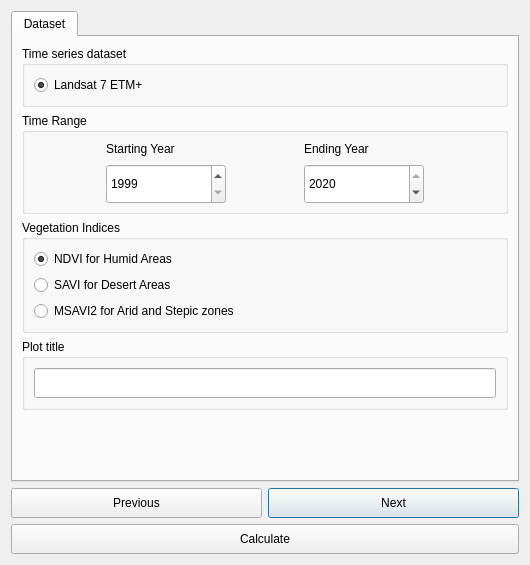
<?xml version="1.0" encoding="UTF-8"?>
<ui version="4.0">
 <class>DlgTimeseries</class>
 <widget class="QDialog" name="DlgTimeseries">
  <property name="geometry">
   <rect>
    <x>0</x>
    <y>0</y>
    <width>530</width>
    <height>565</height>
   </rect>
  </property>
  <property name="sizePolicy">
   <sizepolicy hsizetype="Fixed" vsizetype="Fixed">
    <horstretch>0</horstretch>
    <verstretch>0</verstretch>
   </sizepolicy>
  </property>
  <property name="windowTitle">
   <string>Plot time series</string>
  </property>
  <layout class="QVBoxLayout" name="verticalLayout_2">
   <item>
    <widget class="QTabWidget" name="TabBox">
     <property name="currentIndex">
      <number>0</number>
     </property>
     <widget class="QWidget" name="DatasetTab">
      <attribute name="title">
       <string>Dataset</string>
      </attribute>
      <layout class="QVBoxLayout" name="verticalLayout_4">
       <item>
        <widget class="QGroupBox" name="groupBox">
         <property name="title">
          <string>Time series dataset</string>
         </property>
         <layout class="QVBoxLayout" name="verticalLayout_3">
          <item>
           <widget class="QRadioButton" name="landsat7">
            <property name="text">
             <string>Landsat 7 ETM+</string>
            </property>
            <property name="checkable">
             <bool>true</bool>
            </property>
            <property name="checked">
             <bool>true</bool>
            </property>
           </widget>
          </item>
         </layout>
        </widget>
       </item>
       <item>
        <widget class="QGroupBox" name="groupBox_3">
         <property name="title">
          <string>Time Range</string>
         </property>
         <layout class="QGridLayout" name="gridLayout_2">
          <item row="1" column="0">
           <widget class="QDateEdit" name="year_start">
            <property name="sizePolicy">
             <sizepolicy hsizetype="Fixed" vsizetype="Fixed">
              <horstretch>0</horstretch>
              <verstretch>0</verstretch>
             </sizepolicy>
            </property>
            <property name="minimumSize">
             <size>
              <width>0</width>
              <height>40</height>
             </size>
            </property>
            <property name="maximumSize">
             <size>
              <width>120</width>
              <height>35</height>
             </size>
            </property>
            <property name="maximumDate">
             <date>
              <year>2020</year>
              <month>12</month>
              <day>31</day>
             </date>
            </property>
            <property name="minimumDate">
             <date>
              <year>1999</year>
              <month>1</month>
              <day>1</day>
             </date>
            </property>
            <property name="displayFormat">
             <string notr="true">yyyy</string>
            </property>
            <property name="date">
             <date>
              <year>1999</year>
              <month>1</month>
              <day>1</day>
             </date>
            </property>
           </widget>
          </item>
          <item row="1" column="1">
           <widget class="QDateEdit" name="year_end">
            <property name="sizePolicy">
             <sizepolicy hsizetype="Fixed" vsizetype="Fixed">
              <horstretch>0</horstretch>
              <verstretch>0</verstretch>
             </sizepolicy>
            </property>
            <property name="minimumSize">
             <size>
              <width>0</width>
              <height>40</height>
             </size>
            </property>
            <property name="maximumSize">
             <size>
              <width>120</width>
              <height>35</height>
             </size>
            </property>
            <property name="maximumDate">
             <date>
              <year>2020</year>
              <month>12</month>
              <day>31</day>
             </date>
            </property>
            <property name="minimumDate">
             <date>
              <year>1999</year>
              <month>1</month>
              <day>1</day>
             </date>
            </property>
            <property name="displayFormat">
             <string notr="true">yyyy</string>
            </property>
            <property name="date">
             <date>
              <year>2020</year>
              <month>1</month>
              <day>1</day>
             </date>
            </property>
           </widget>
          </item>
          <item row="0" column="0">
           <widget class="QLabel" name="label">
            <property name="text">
             <string>Starting Year</string>
            </property>
           </widget>
          </item>
          <item row="0" column="1">
           <widget class="QLabel" name="label_2">
            <property name="text">
             <string>Ending Year</string>
            </property>
           </widget>
          </item>
         </layout>
        </widget>
       </item>
       <item>
        <widget class="QGroupBox" name="groupBox_2">
         <property name="minimumSize">
          <size>
           <width>299</width>
           <height>0</height>
          </size>
         </property>
         <property name="title">
          <string>Vegetation Indices</string>
         </property>
         <layout class="QVBoxLayout" name="verticalLayout_7">
          <item>
           <widget class="QRadioButton" name="ndvi">
            <property name="text">
             <string>NDVI for Humid Areas</string>
            </property>
            <property name="checkable">
             <bool>true</bool>
            </property>
            <property name="checked">
             <bool>true</bool>
            </property>
           </widget>
          </item>
          <item>
           <widget class="QRadioButton" name="savi">
            <property name="text">
             <string>SAVI for Desert Areas</string>
            </property>
            <property name="checkable">
             <bool>true</bool>
            </property>
            <property name="checked">
             <bool>false</bool>
            </property>
           </widget>
          </item>
          <item>
           <widget class="QRadioButton" name="msavi">
            <property name="text">
             <string>MSAVI2 for Arid and Stepic zones</string>
            </property>
            <property name="checkable">
             <bool>true</bool>
            </property>
           </widget>
          </item>
         </layout>
        </widget>
       </item>
       <item>
        <widget class="QGroupBox" name="metadataGroupBox">
         <property name="title">
          <string>Plot title</string>
         </property>
         <layout class="QVBoxLayout" name="verticalLayout">
          <item>
           <widget class="QLineEdit" name="task_name">
            <property name="sizePolicy">
             <sizepolicy hsizetype="Expanding" vsizetype="Minimum">
              <horstretch>0</horstretch>
              <verstretch>0</verstretch>
             </sizepolicy>
            </property>
            <property name="minimumSize">
             <size>
              <width>200</width>
              <height>30</height>
             </size>
            </property>
            <property name="maxLength">
             <number>160</number>
            </property>
           </widget>
          </item>
         </layout>
        </widget>
       </item>
       <item>
        <spacer name="verticalSpacer">
         <property name="orientation">
          <enum>Qt::Vertical</enum>
         </property>
         <property name="sizeHint" stdset="0">
          <size>
           <width>20</width>
           <height>40</height>
          </size>
         </property>
        </spacer>
       </item>
      </layout>
     </widget>
    </widget>
   </item>
   <item>
    <layout class="QGridLayout" name="gridLayout">
     <item row="0" column="1">
      <widget class="QPushButton" name="button_next">
       <property name="sizePolicy">
        <sizepolicy hsizetype="Minimum" vsizetype="Minimum">
         <horstretch>0</horstretch>
         <verstretch>0</verstretch>
        </sizepolicy>
       </property>
       <property name="minimumSize">
        <size>
         <width>0</width>
         <height>30</height>
        </size>
       </property>
       <property name="text">
        <string>Next</string>
       </property>
       <property name="checkable">
        <bool>false</bool>
       </property>
      </widget>
     </item>
     <item row="0" column="0">
      <widget class="QPushButton" name="button_prev">
       <property name="sizePolicy">
        <sizepolicy hsizetype="Minimum" vsizetype="Minimum">
         <horstretch>0</horstretch>
         <verstretch>0</verstretch>
        </sizepolicy>
       </property>
       <property name="minimumSize">
        <size>
         <width>0</width>
         <height>30</height>
        </size>
       </property>
       <property name="text">
        <string>Previous</string>
       </property>
       <property name="checkable">
        <bool>false</bool>
       </property>
      </widget>
     </item>
     <item row="1" column="0" colspan="2">
      <widget class="QPushButton" name="button_calculate">
       <property name="sizePolicy">
        <sizepolicy hsizetype="Minimum" vsizetype="Minimum">
         <horstretch>0</horstretch>
         <verstretch>0</verstretch>
        </sizepolicy>
       </property>
       <property name="minimumSize">
        <size>
         <width>0</width>
         <height>30</height>
        </size>
       </property>
       <property name="text">
        <string>Calculate</string>
       </property>
       <property name="checkable">
        <bool>false</bool>
       </property>
      </widget>
     </item>
    </layout>
   </item>
  </layout>
 </widget>
 <resources/>
 <connections/>
</ui>
